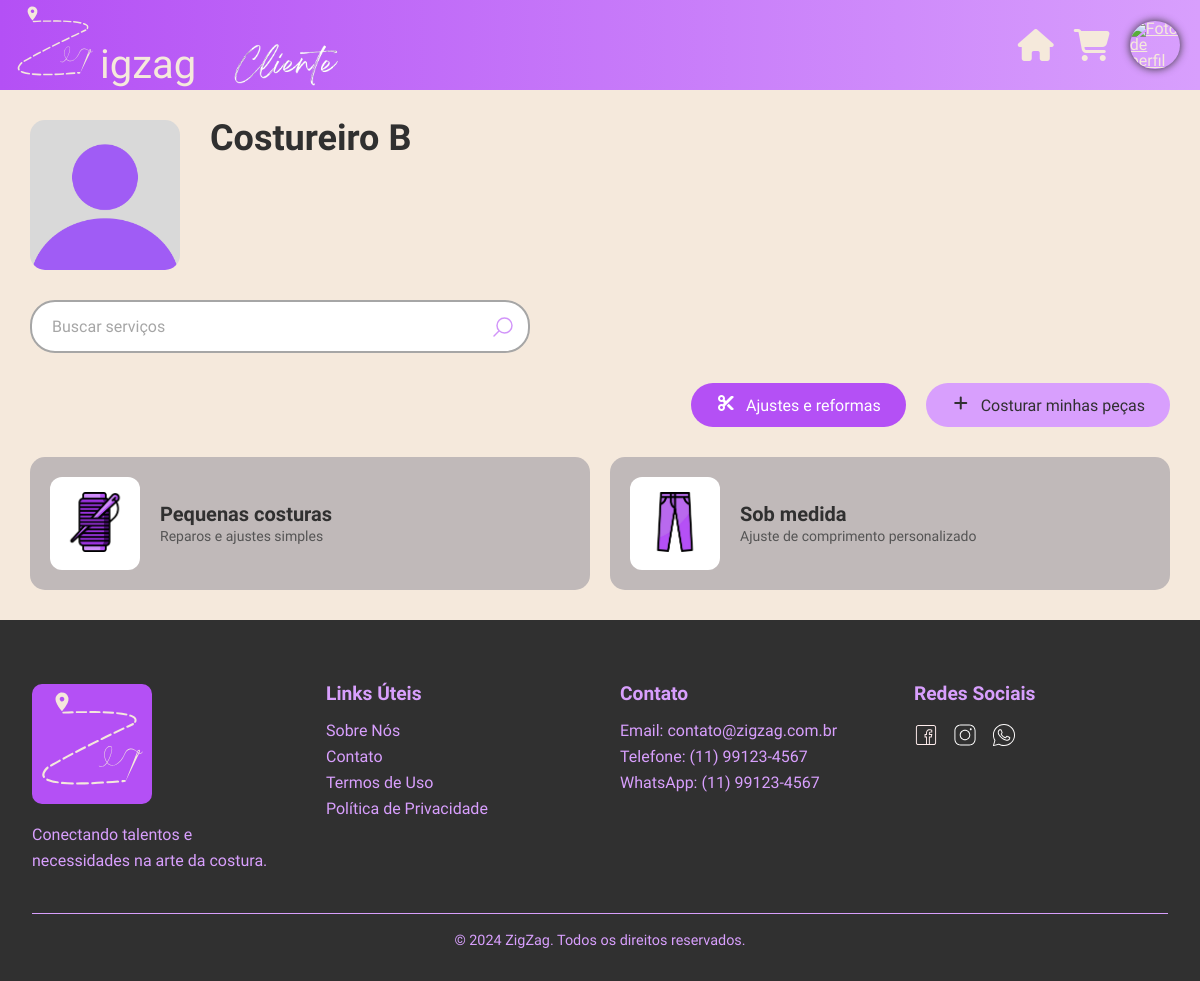
/cliente/loja/index.php?cos=2, run on the app's committed database.
### tables this page shows
CREATE TABLE IF NOT EXISTS tbl_costureiro
(
    cos_id integer NOT NULL PRIMARY KEY AUTO_INCREMENT,

    cos_email varchar(320) NOT NULL,
    cos_senhaHash varchar(128) NOT NULL,

    cos_nome varchar(64),
    cos_telefone bigint,
    cos_cpf bigint,
    cos_cnpj bigint,

    cos_perfil varchar(255) DEFAULT 'default.png',
    cos_verificado tinyint DEFAULT 0,

     
    cos_rua varchar(64),
    cos_bairro varchar(32),
    cos_numero int,
    cos_complemento tinytext,
    cos_cidade varchar(32),
    cos_estado varchar(2),
    cos_cep int
);

CREATE TABLE IF NOT EXISTS tbl_servico
(
    ser_id integer NOT NULL PRIMARY KEY AUTO_INCREMENT,
    ser_nome varchar(32)
);

### web/cliente/bancoCliente.php (called while the page is built, shortened)
<?php
function buscarCostureira($conexao, $cos_id)
{
    $queryCatalogos =   "SELECT *
                        FROM tbl_costureiro
                        WHERE cos_id = $cos_id;";
    $resultadoCatalogos = mysqli_query($conexao, $queryCatalogos);
    if ($resultadoCatalogos) {
        return mysqli_fetch_assoc($resultadoCatalogos);
    } else {
        return false;
    }
}
function buscarServicosDaCostureira($conexao, $cos_id)
{
    $queryCatalogos = "SELECT *
                        FROM tbl_servico
                        WHERE ser_id = ANY
                        (
                        SELECT ser_id
                        FROM tbl_costureiro AS cos JOIN tbl_catalogo AS cat ON cos.cos_id = cat.cos_id
                        WHERE cos.cos_id = $cos_id
                        );";
    $resultadoCatalogos = mysqli_query($conexao, $queryCatalogos);
    if ($resultadoCatalogos) {
        return mysqli_fetch_all($resultadoCatalogos, MYSQLI_ASSOC);
    } else {
        return false;
    }
}
?>

### web/cliente/loja/index.php (the view, shortened to what this page needs)
<!DOCTYPE html>
<html lang="pt-br">
<head>
    <link rel="stylesheet" href="home.css">
    <link rel="stylesheet" href="../home.css">
    <link rel="stylesheet" href="https://unpkg.com/leaflet@1.9.4/dist/leaflet.css" />
    <?php
    require_once "../bancoCliente.php";
    require_once "../../conexao.php";
    $costureiraInfo = buscarCostureira($conexao, $_GET['cos']);
    $listaDeCatalogos = buscarServicosDaCostureira($conexao, $_GET['cos']);
    ?>
</head>
<body>
    <header class="top">
        <div class="header_logo">
            <a href="../../"><img class="logo_header" src="../../assets/svg/logo.svg" width="90" height="90"
                    alt="Logo ZigZag">
                <p class="zigzag_txt">igzag</p>
                <img class="cost_text" src="../../assets\images\usu_img\ZigZag.png" alt="costureiro">
            </a>
        </div>
        <nav class="nav_header">
        </nav>
        <a class="icon" href="../"><i class="fa-solid fa-house fa-2x"></i>
        </a>
        <a class="icon" href="index.php"><i class="fa-solid fa-cart-shopping fa-2x"></i>
        </a>
        <a class="icon" href="index.php"><img class="icon_img_perfil"
                src="../../assets/uploads/profilepictures/<?php echo $_SESSION["cli_perfil"]; ?>"
                alt="Foto de perfil" />
        </a>
    </header>
    <div class="info-loja">
        <div class="loja-header">
            <img src="../../assets/uploads/profilepictures/<?php echo $costureiraInfo['cos_perfil']; ?>"
                alt="Foto da loja" class="loja-imagem">
            <div class="loja-info">
                <div class="loja-nome">
                    <?php echo $costureiraInfo['cos_nome']; ?>
                </div>
            </div>
        </div>
        <div class="busca-servicos">
            <div class="busca-container">
                <input type="text" placeholder="Buscar serviços" class="busca-input">
                <img src="../../assets/svg/search.svg" alt="Buscar" class="busca-icon">
            </div>
        </div>
        <div class="categorias-servicos">
            <div class="categoria-buttons">
                <button id="botao1" onclick="mostrarConteudoUm()" class="categoria-btn active">
                    <i class="fa-solid fa-scissors categoria-icon"></i>
                    Ajustes e reformas
                </button>
                <button id="botao2" onclick="mostrarConteudoDois()" class="categoria-btn">
                    <i class="fa-solid fa-plus categoria-icon"></i>
                    Costurar minhas peças
                </button>
            </div>
        </div>
        <div id="conteudo1" class="servicos_grid active">
            <?php
            foreach ($listaDeCatalogos as $catalogo) {
                switch ($catalogo['ser_id']) {
                    case '1':
                        $imagem = "agulha.png";
                        $descricao = "Reparos e ajustes simples";
                        break;
                    case '5':
                        $imagem = "calça.png";
                        $descricao = "Ajuste de comprimento personalizado";
                        break;
                }
                ?>
                <a class="servico-card" href="peca/<?php echo "?ser=" . $catalogo['ser_id'] . "&cos=" . $_GET['cos']; ?>">
                    <div class="servico-icon-container">
                        <img class="servico-icon" src="../../assets/images/usu_img/<?php echo $imagem; ?>"
                            alt="<?php echo $catalogo['ser_nome']; ?>" />
                    </div>
                    <div class="servico-info">
                        <div class="servico-nome"><?php echo $catalogo['ser_nome']; ?></div>
                        <div class="servico-descricao">
                            <?php echo $descricao; ?>
                        </div>
                    </div>
            </a>
            <?php } ?>
        </div>
    </div>
    <footer class="footer">
        <div class="container">
            <div class="footer-content">
                <div class="footer-section">
                    <img src="../../assets/svg/logo.svg" alt="ZigZag Logo" class="footer-logo" />
                    <p>Conectando talentos e necessidades na arte da costura.</p>
                </div>
                <div class="footer-section">
                    <h3>Links Úteis</h3>
                    <ul>
                        <li><a href="../../#sobre">Sobre Nós</a></li>
                        <li><a href="../../#contato">Contato</a></li>
                        <li><a href="../../">Termos de Uso</a></li>
                        <li><a href="../../">Política de Privacidade</a></li>
                    </ul>
                </div>
                <div class="footer-section">
                    <h3>Contato</h3>
                    <ul>
                        <li>Email: contato@zigzag.com.br</li>
                        <li>Telefone: (11) 99123-4567</li>
                        <li>WhatsApp: (11) 99123-4567</li>
                    </ul>
                </div>
                <div class="footer-section">
                    <h3>Redes Sociais</h3>
                    <div class="social-links">
                        <a href="#"><img src="../../assets/svg/facebook.svg" alt="Facebook" /></a>
                        <a href="https://www.instagram.com/zigzag_ltda"><img src="../../assets/svg/instagram.svg"
                                alt="Instagram" /></a>
                        <a href="#"><img src="../../assets/svg/whatsapp.svg" alt="WhatsApp" /></a>
                    </div>
                </div>
            </div>
            <div class="footer-bottom">
                <p>&copy; 2024 ZigZag. Todos os direitos reservados.</p>
            </div>
        </div>
    </footer>
</body>
</html>

### data on the page
tbl_costureiro: cos_perfil (placeholder picture), cos_nome "Costureiro B"
tbl_servico: shows a picture, ser_nome "Pequenas costuras", ser_id "Reparos e ajustes simples"
tbl_servico: shows a picture, ser_nome "Sob medida", ser_id "Ajuste de comprimento personalizado"
